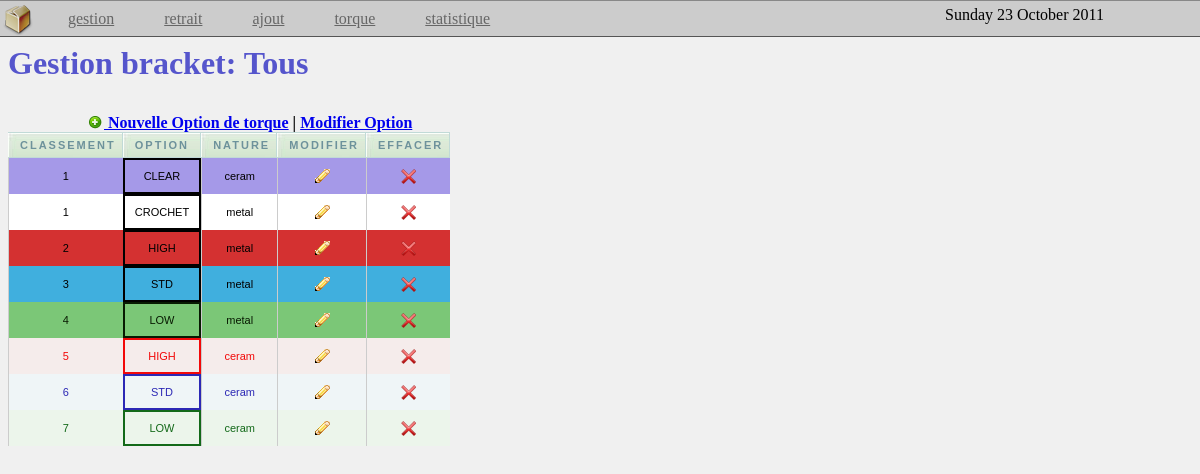
Page /torque/option.php on the committed database.
### tables this page shows
CREATE TABLE IF NOT EXISTS `torq_categ` (
  `id_torq_categ` int(10) NOT NULL AUTO_INCREMENT,
  `categ` varchar(255) NOT NULL,
  `backgroundcolor` varchar(255) NOT NULL,
  `textcolor` varchar(255) NOT NULL,
  `nature` varchar(255) NOT NULL,
  `classement` int(10) NOT NULL,
  PRIMARY KEY (`id_torq_categ`)
);

### config.php (called while the page is built, shortened)
<?php
$server = "localhost";
$user = "root";
$pwd = "root";
$bdd = "stock";
?>

### db.class.php (called while the page is built, shortened)
<?php
include("config.php");
class db
{
	public function __construct()
			{
			global $server, $user, $pwd, $bdd;
			$this->ide = mysql_connect($server,$user,$pwd);
			}
	public function row ()
			{
			return mysql_fetch_object($this->resultat);
			}
	public function findquery($query)
			{
			$this->requete = "$query";
			$this->resultat = mysql_query($this->requete,$this->ide);
			return $this->resultat;
			}
}
?>

### torque/option.php (the view, shortened to what this page needs)
<?php
require("../config.php");
require_once("../db.class.php");
$action=(isset($_GET['action']))?$_GET['action']:"";
switch ($action) {
	default;
	$rajout = "Tous";
	break;
}
$dadate = strftime("%A %d %B %Y");
$texto = "<!DOCTYPE html PUBLIC \"-//W3C//DTD XHTML 1.0 Transitional//EN\"
	\"http://www.w3.org/TR/xhtml1/DTD/xhtml1-transitional.dtd\">";
$texto .= "<html xmlns=\"http://www.w3.org/1999/xhtml\"
	    xml:lang=\"fr\"
	    lang=\"fr\"
	    dir=\"ltr\">
<head>
<script type=\"text/javascript\" language=\"javascript\" src=\"../jquery.3.js\" charset=\"utf-8\"></script>
<meta content=\"text/html; Charset=UTF-8\" http-equiv=\"Content-Type\" />
<link rel=\"stylesheet\" href=\"../style.css\" type=\"text/css\" media=\"screen\" />
<link rel=\"stylesheet\" media=\"screen\" type=\"text/css\" href=\"./css/colorpicker.css\" />
<script type=\"text/javascript\" src=\"./js/colorpicker.js\"></script>
<title>
Gestion brackets en ligne: Options de torque: $rajout
</title>
</head>
<body>
<style type=\"text/css\" media=\"all\">
td, td:hover, tr, tr:hover{
	background-color: transparent;
	color: inherit;
}
</style>
<script type=\"text/javascript\" charset=\"utf-8\">
$(document).ready(function(){
	$('#colorpickerHolder').ColorPicker({flat: true,
				color: '#ffff00',
				onSubmit: function(hsb, hex, rgb, el) {
				$('#colorpickerHolder').toggle('fast');},
				onChange: function (hsb, hex, rgb) {
				$('#backcolorpick').val(hex);
				$('#backcolorpick').css('backgroundColor', '#' + hex);
				$('#textcolorpick').css('backgroundColor', '#' + hex);
	}
			});
	$('#colorpickerHolder').hide();
	$('#colorpickerHolder2').ColorPicker({flat: true,
				color: '#000000',
				onSubmit: function(hsb, hex, rgb, el) {
				$('#colorpickerHolder2').toggle('fast');},
				onChange: function (hsb, hex, rgb) {
				$('#textcolorpick').val(hex);
				$('#textcolorpick').css('color', '#' + hex);
				$('#backcolorpick').css('color', '#' + hex);
	}
			});
	$('#colorpickerHolder2').hide();
	$('#backcolorpick').click(function(){
			$('#colorpickerHolder').ColorPickerSetColor(this.value);
			$('#colorpickerHolder').toggle('normal');
	})
		$('#textcolorpick').click(function(){
			$('#colorpickerHolder2').ColorPickerSetColor(this.value);
			$('#colorpickerHolder2').toggle('normal');
	})
	$(\"#txt_search\").keyup(function()
	{
		var search;
		search = $(\"#txt_search\").val();
		if (search.length > 1)
		{
			$.ajax(
			{
				type: \"POST\",
				url: \"dictionary\",
				data: \"search=\" + search,
				success: function(message)
				{
					$(\"#suggest\").empty();
			  		if (message.length > 0)
					{
						$(\"#suggest\").append(message);
					}
				}
			});
		}
		else
		{
			$(\"#suggest\").empty();
		}
	});
});
</script>";
include('../menu.php');
$texto .="<div style=\"padding:8px\">";
$texto .="<h1>Gestion bracket: $rajout</h1>\n";
$texto.= "<div><ul class=\"menu\">";
$texto .="<ul class=\"sousmenu\">
			<li class=\"menu\" ><a href=\"./option?action=add\" ><img style=\"vertical-align:top\" border=\"0\" src=\"../img/add.png\"> Nouvelle Option de torque</a> | </li>
			<li class=\"sousmenu\" ><a href=\"./option\" >Modifier Option</a></li>
			</ul>
			<br />
			</div>";
switch($action){
	default;
	$reqpre = new db();
	$reqpre->findquery("SELECT * FROM torq_categ ORDER BY classement ASC, nature ASC");
	$textable ="<table cellspacing=\"0\" >
	<tr>
	<th class=\"listingprod\">classement</th>
	<th class=\"listingprod\">Option</th>
	<th class=\"listingprod\">nature</th>
	<th class=\"listingprod\">modifier</th>
	<th class=\"listingprod\">effacer</th>
	</tr>\n";
	while ($torq_cat = $reqpre->row()) {
	$textable.= "<tr align='center'>
				<td style=\"color:#$torq_cat->textcolor;background-color:#$torq_cat->backgroundcolor;\"> $torq_cat->classement</td>
				<td style=\"color:#$torq_cat->textcolor;background-color:#$torq_cat->backgroundcolor;border: 2px solid #$torq_cat->textcolor\"> $torq_cat->categ</td>
				<td style=\"color:#$torq_cat->textcolor;background-color:#$torq_cat->backgroundcolor;\"> $torq_cat->nature</td>
				<td style=\"color:#$torq_cat->textcolor;background-color:#$torq_cat->backgroundcolor;\"><a href='option?action=edit&categ=$torq_cat->id_torq_categ'><img border='0' src='../img/pencil.gif' alt='modif'></a></td>
				<td style=\"color:#$torq_cat->textcolor;background-color:#$torq_cat->backgroundcolor;\"><a href='option?action=eff&categ=$torq_cat->id_torq_categ'><img border='0' src='../img/erase.png' alt='efface'></a></td>
				</tr>\n";
		};
	$texto .= "";
		$textable .="</table>";
		$texto .= $textable;
	break;
}
$texto .= "</div>
</body>
</html>";
echo $texto;
?>

### style.css (style rules this page uses)
body { margin:0px; font-family: sans-serif; background-color:#F0F0F0; }
h1 { font-family: Verdana; color:#5555CC; text-decoration:none; height:48px; margin-top:0px; }
ul.menu, li.menu { font-family: Verdana; font-weight: bold; display: inline; }
ul.sousmenu, li.sousmenu { font-family: Verdana; display: inline; }
th { font: bold 11px Verdana, Arial, Helvetica,sans-serif; color: #6D929B; border-right: 1px solid #C1DAD7; border-bottom: 1px solid #C1DAD7; border-top: 1px solid #C1DAD7; letter-spacing: 2px; text-transform: uppercase; text-align: left; padding: 6px 6px 6px 12px; }
th.listingprod { background: #CAE8EA url(./img/bg_headerprod.jpg) no-repeat; }
tr { font-family :Verdana, Arial, Helvetica,sans-serif; font-size: 11px; border-left: 1px solid #5C5C5C; border-right: 1px solid #5C5C5C; background: #DFDFDF; padding: 6px 6px 6px 12px; color: #5C5C5C; }
td { height:30px; border-bottom: 0px solid #C1DAD7; padding-left: 10px; padding-right: 10px; border-left: 1px solid #CCC; }

### torque/option.php (style rules this page uses)
td, td:hover, tr, tr:hover { background-color: transparent; color: inherit; }

### rows in the picture
torq_categ: classement "1", categ "CLEAR", nature "ceram"
torq_categ: classement "1", categ "CROCHET", nature "metal"
torq_categ: classement "2", categ "HIGH", nature "metal"
torq_categ: classement "3", categ "STD", nature "metal"
torq_categ: classement "4", categ "LOW", nature "metal"
torq_categ: classement "5", categ "HIGH", nature "ceram"
torq_categ: classement "6", categ "STD", nature "ceram"
torq_categ: classement "7", categ "LOW", nature "ceram"

### other values in the picture
$dadate "Sunday 23 October 2011"
$rajout "Tous"
